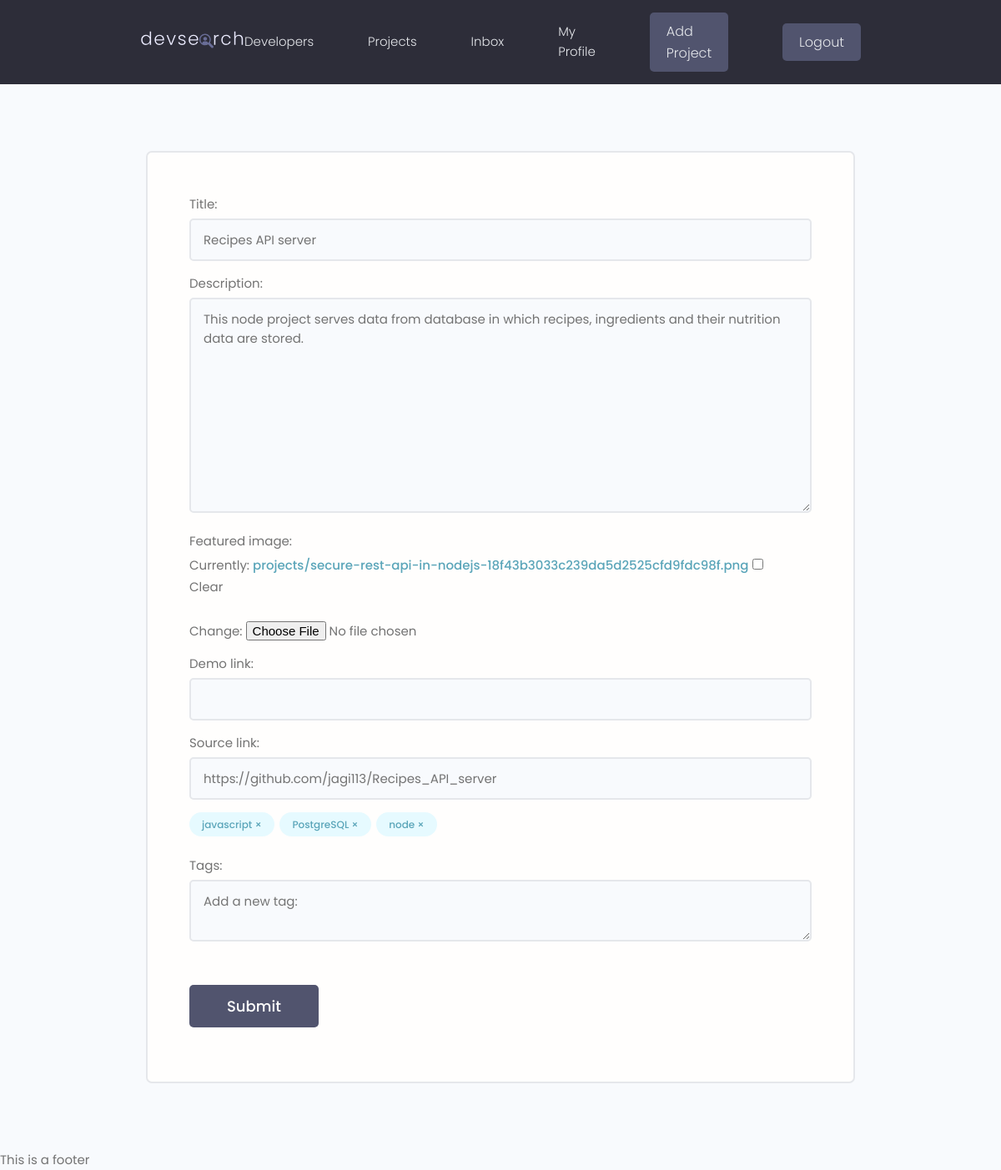
Screenshot of /projects/update-project/79cf4cc4-0a4d-4aea-93be-9f3405f24105 (signed in) with the database file from the repository.
### projects/models.py (models this page shows, shortened)
class Project(models.Model):
    owner = models.ForeignKey(Profile, null=True, blank=True, verbose_name="owner",
                              on_delete=models.CASCADE, related_name="projects")
    title = models.CharField(max_length=200)
    description = models.TextField(null=True, blank=True)
    featured_image = models.ImageField(
        upload_to="projects", null=True, blank=True, default="default.webp")
    demo_link = models.CharField(max_length=2000, null=True, blank=True)
    source_link = models.CharField(max_length=2000, null=True, blank=True)
    created_at = models.DateTimeField(auto_now_add=True)
    id = models.UUIDField(default=uuid.uuid4, unique=True,
                          primary_key=True, editable=False)
    tags = models.ManyToManyField('Tag', blank=True, related_name="tags")
    vote_total = models.IntegerField(default=0, null=True, blank=True)
    vote_ratio = models.IntegerField(default=0, null=True, blank=True)
    class Meta:
        ordering = ['-vote_ratio', '-vote_total', '-created_at']

class Tag(models.Model):
    name = models.CharField(max_length=200)
    created_at = models.DateTimeField(auto_now_add=True)
    id = models.UUIDField(default=uuid.uuid4, unique=True,
                          primary_key=True, editable=False)

### projects/views.py (the view)
# urls.py: path('update-project/<str:pk>', views.update_project, name="update-project"),
@ login_required(login_url='users:login')
def update_project(request, pk):
    profile = request.user.profile
    project = profile.projects.get(id=pk)
    form = ProjectForm(instance=project)
    if request.method == 'POST':
        tags = request.POST.get('newtags').replace(",", "").replace("    ", " ").replace("   ", " ").replace("  ", " ").replace('"', '').split()
        form = ProjectForm(request.POST, request.FILES, instance=project)
        if form.is_valid():
            form.save()
            for tag in tags:
                tag, created = Tag.objects.get_or_create(name=tag)
                project.tags.add(tag)
            return redirect("projects:project-detail", pk)
    else:
        context = {"project_form": form, "project": project}
    return render(request, "projects/project-form.html", context)

### projects/forms.py
class ProjectForm(ModelForm):
    class Meta:
        model = Project
        exclude = ["owner","created_at", "id", "vote_total", "vote_ratio", "tags"]
        widgets = {
            'tags': forms.CheckboxSelectMultiple()
        }
    def __init__(self, *args, **kwargs):
        super(ProjectForm, self).__init__(*args, **kwargs)
        for name, field in self.fields.items():
            field.widget.attrs.update({'class': 'input'})

### projects/templates/projects/project-form.html (shortened to what this page needs)
{% extends "base.html"%}
{% load static %}
{% block content %}
<main class="formPage my-xl">
    <div class="content-box">
        <div class="formWrapper">
            <form class="form" method="POST" enctype="multipart/form-data">
                {% for field in project_form %}
                <div class="form__field">
                    <label for="formInput#text">{{ field.label}}: </label>
                    {{ field }}
                </div>
                {% endfor %}
                <div class="form_field">
                    {% for tag in project.tags.all %}
                        <div class="project-tag tag tag--pill tag--main" data-tag="{{tag.id}}" data-project="{{project.id}}">{{tag.name}} &#215;</div>
                    {% endfor %}
                </div>
                <div class="form__field">
                    <label for="formInput#text">Tags: </label>
                    <textarea class="input" name="newtags" placeholder='Add a new tag:'></textarea>
                </div>
                <input class="btn btn--sub btn--lg  my-md" type="submit" value="Submit" />
            </form>
        </div>
    </div>
</main>
{% endblock %}

### static/styles/app.css (style rules this page uses)
:root { --color-sub: #2d2d39; }
.btn--sub { background-color: var(--color-sub-light); }
.content-box { width: 95%; max-width: 85rem; margin: 0 auto; }
.formPage .formWrapper { list-style: none; background: var(--color-white); padding: 3.5rem 5rem; border: 2px solid var(--color-light); border-radius: 0.7rem; }

### static/uikit/styles/modules/_variables.css (style rules this page uses)
:root { --color-main: #5aa5b9; --color-main-light: #e6faff; --color-sub: #3f4156; --color-sub-light: #51546e; --color-sub-lighter: #ededfd; --color-text: #737373; --color-gray: #8b8b8b; --color-light: #e5e7eb; --color-light-gray: #767676; --color-bg: #f8fafd; --color-white: #fffefd; --color-white-light: #f3f3f3; --color-success: #359e64; --color-success-bg: #def8e8; --color-error: #fc4b0b; --color-error-bg: #fff2ee; --font-base: 'Poppins', arial, helvetica, 'Segoe UI', roboto, ubuntu, sans-serif; --font-monospace: 'Fira Code', 'Courier New', courier, monospace; --font-regular: 300; --font-medium: 500; --font-bold: 700; --generic-shadow: 1px 1px 5px #00000010; --generic-transition: all 0.3s ease-in-out; }

### static/uikit/styles/modules/_base.css (style rules this page uses)
* { margin: 0; padding: 0; box-sizing: border-box; text-rendering: optimizeLegibility; color: inherit; font-size: inherit; }
html { font-size: 50%; }
@media only screen and (min-width: 480px) { html { font-size: 56.25%; } }
@media only screen and (min-width: 1200px) { html { font-size: 62.5%; } }
body { line-height: 1.6; font-weight: 400; font-size: 1.5rem; color: var(--color-text); background-color: var(--color-bg); min-height: 100vh; }

### static/uikit/styles/modules/_typography.css (style rules this page uses)
* { font-family: var(--font-base); }
a { padding-bottom: 2px; text-decoration: none; display: inline-block; color: var(--color-main); font-weight: var(--font-medium); }

### static/uikit/styles/modules/_utilities.css (style rules this page uses)
.my-md { margin: 3rem auto; }
.my-xl { margin: 8rem auto; }

### static/uikit/styles/modules/_button.css (style rules this page uses)
.btn { display: inline-block; position: relative; cursor: pointer; background-color: var(--color-light); font-weight: var(--font-medium); color: var(--color-sub); text-decoration: none; padding: 1rem 2rem; border-radius: 0.5rem; border: none; width: -webkit-fit-content; width: -moz-fit-content; width: fit-content; height: -webkit-fit-content; height: -moz-fit-content; height: fit-content; font-size: 1.6rem; outline-width: 0; outline-color: transparent; -webkit-backface-visibility: hidden; backface-visibility: hidden; transition: all 0.3s ease-in-out; }
.btn--sub { background-color: var(--color-sub); color: var(--color-white); }
.btn--lg { font-size: 1.8rem; padding: 1.2rem 4.5rem; }

### static/uikit/styles/modules/_form.css (style rules this page uses)
.form { display: block; }
.form__field { margin-top: 1.5rem; margin-bottom: 1.5rem; }
.form__label, .form__field > label { display: block; margin-bottom: 0.5rem; color: var(--color-text); }
input.input[type='text'], input.input[type='email'], input.input[type='password'], input.input[type='number'], textarea.input { min-width: 24rem; width: 100%; padding: 1.2rem 1.5rem; border-radius: 0.5rem; border: 2px solid var(--color-light); transition: all 0.3s ease-in-out; background-color: var(--color-bg); }

### static/uikit/styles/modules/_tag.css (style rules this page uses)
.tag { display: inline-flex; align-items: center; background-color: var(--color-sub); height: -webkit-fit-content; height: -moz-fit-content; height: fit-content; width: -webkit-fit-content; width: -moz-fit-content; width: fit-content; border-radius: 0.5rem; padding: 0.5rem 1.5rem; font-size: 1.2rem; cursor: pointer; }
.tag:not(:last-child) { margin-right: 0.25rem; margin-bottom: 0.75rem; }
.tag--pill { border-radius: 5rem; }
.tag--main, .tag--main > small { background: var(--color-main-light); color: var(--color-main); font-weight: 500; }

### rows the page displays
Project: project_form "Recipes API server" "This node project serves data from database in which recipes, ingredients and their nutrition data are stored." "https://github.com/jagi113/Recipes_API_server"
Tag: name "javascript"
Tag: name "PostgreSQL"
Tag: name "node"

### other values shown
{{ field.label }} "Title" "Description" "Featured image" "Demo link" "Source link"
